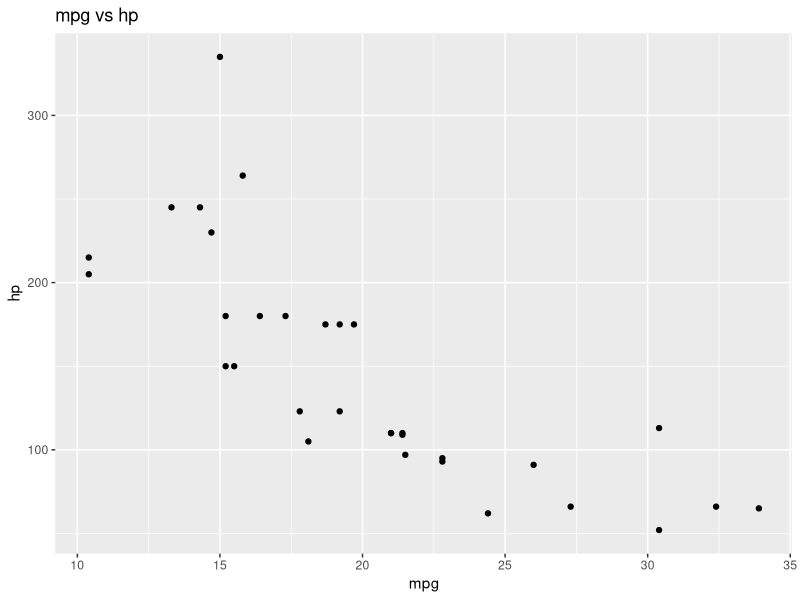

Reproduce this figure in R. (Note: this script raises an error after producing the figure.)
## ---- chunk 1

library(tidyverse)

## ---- chunk 2

variancefunc <- function(x){
  
  sum(((x - mean(x)))^2)/(length(x)-1)
  
}

var_test <- sample(1:99999, 500)

## ---- chunk 3

vartest1 <- variancefunc(var_test)
vartestctrl <- var(var_test)

print(vartest1)
print(vartestctrl)

## ---- chunk 4

both_na <- function(x, y){
  
  sum(is.na(x) & is.na(y))
  
}

## ---- chunk 5

na_1 <- c(1, 3, 5, NA, 7, NA, 8, 9, NA, NA, NA, 10, 19, NA)
na_2 <- c(NA, 1, 2, 3, NA, NA, NA, NA, NA, NA, NA, NA, 20, NA)

bnatest <- both_na(na_1, na_2)

print(bnatest)

## ---- chunk 6

plot_df <- function(df, x, y, title, title_x, title_y){
  
ggplot(df)+
    geom_point(mapping = aes(x, y))+
    labs(title = title, x = title_x, y = title_y)
}

## ---- chunk 7

plot_df(mtcars, mtcars$mpg, mtcars$hp, "mpg vs hp", "mpg", "hp")

## ---- chunk 8

fun_vect <- function(x){
  
  for (i in x) {
    if (is.character(x)) {
    sort(x)
  }
    if (is.numeric(x)) {
      x*2
    }
    else (warning("Input is not a character or numeric vector"))
  }
}

## ---- chunk 9

fun_test <- sample(1:100, 75)
fun_test_char <- c("a", "b", "c", "d")

test1 <- fun_vect(fun_test)
test2 <- fun_vect(fun_test_char)

print(test1)
print(test2)

## ---- chunk 10

mean_test <- function(x){
  ifelse(is.numeric(x), mean(x), warning("X is not a numeric vector and the mean cannot be found"))
}

## ---- chunk 11

mean_test_vec1 <- sample(1:99999, 500)
mean_test_vec2 <- c(1, 3, "d", "e")

mtest <- mean_test(mean_test_vec1)
mtest2 <- mean_test(mean_test_vec2)

print(mtest)

## ---- chunk 12

# stime1 <- system.time()
sum_time <- system.time(sample(1:10, 1000000, replace = TRUE) + 
                          sample(1:10, 1000000, replace = TRUE))
# stime2 <- system.time()
# runtime <- stime2 - stime1
print(sum_time)

big_sum <- sample(1:10, 1000000, replace = TRUE)
big_sum2 <- sample(1:10, 1000000, replace = TRUE)

sum_time2 <- system.time(
  for (i in 1:1000000) {
    big_sum[i] + big_sum2[i]
  }
)
print(sum_time2)

sum_time3 <- system.time()
print(sum_time3)

